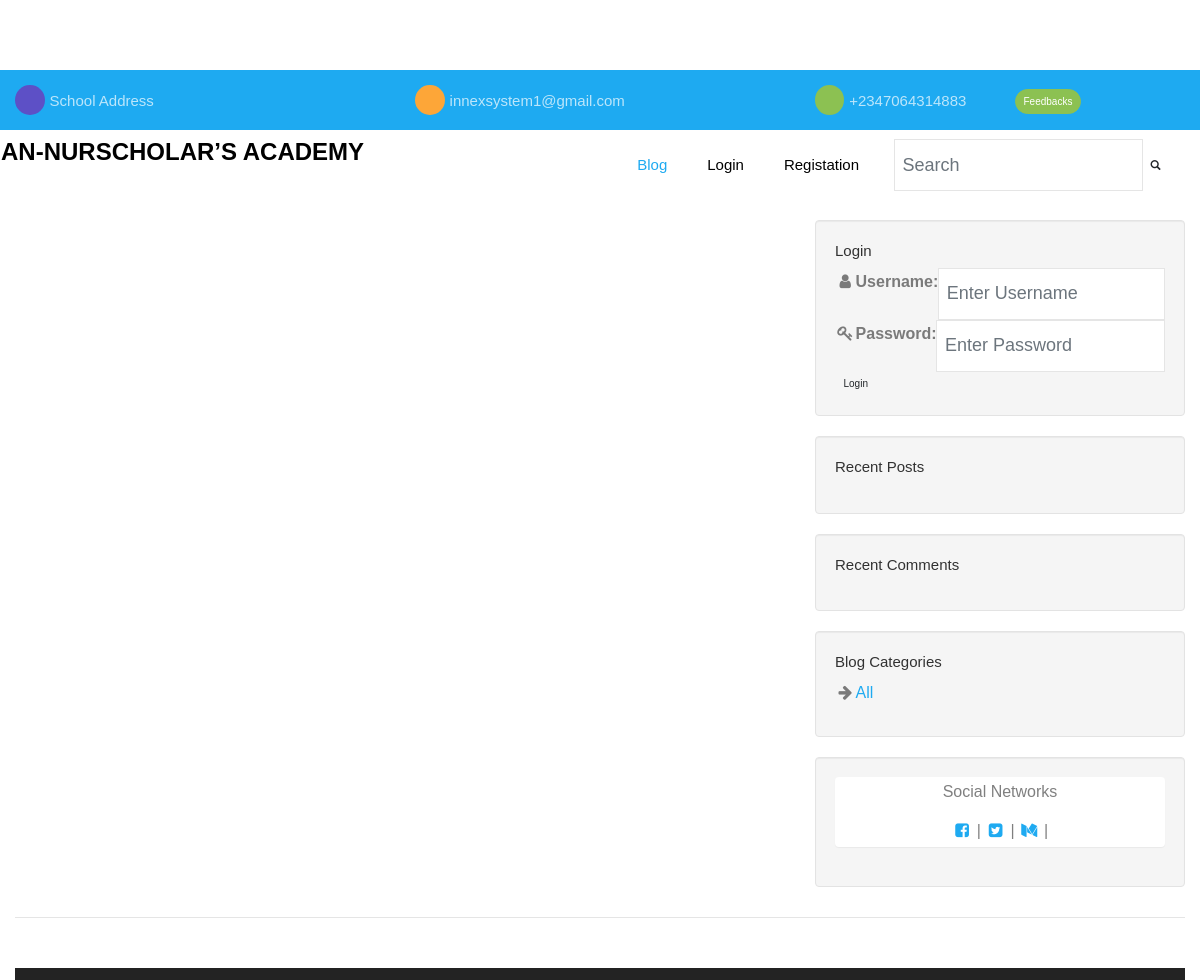
Before: /author_post.php?author=admin123 (upper part) with the older database file.
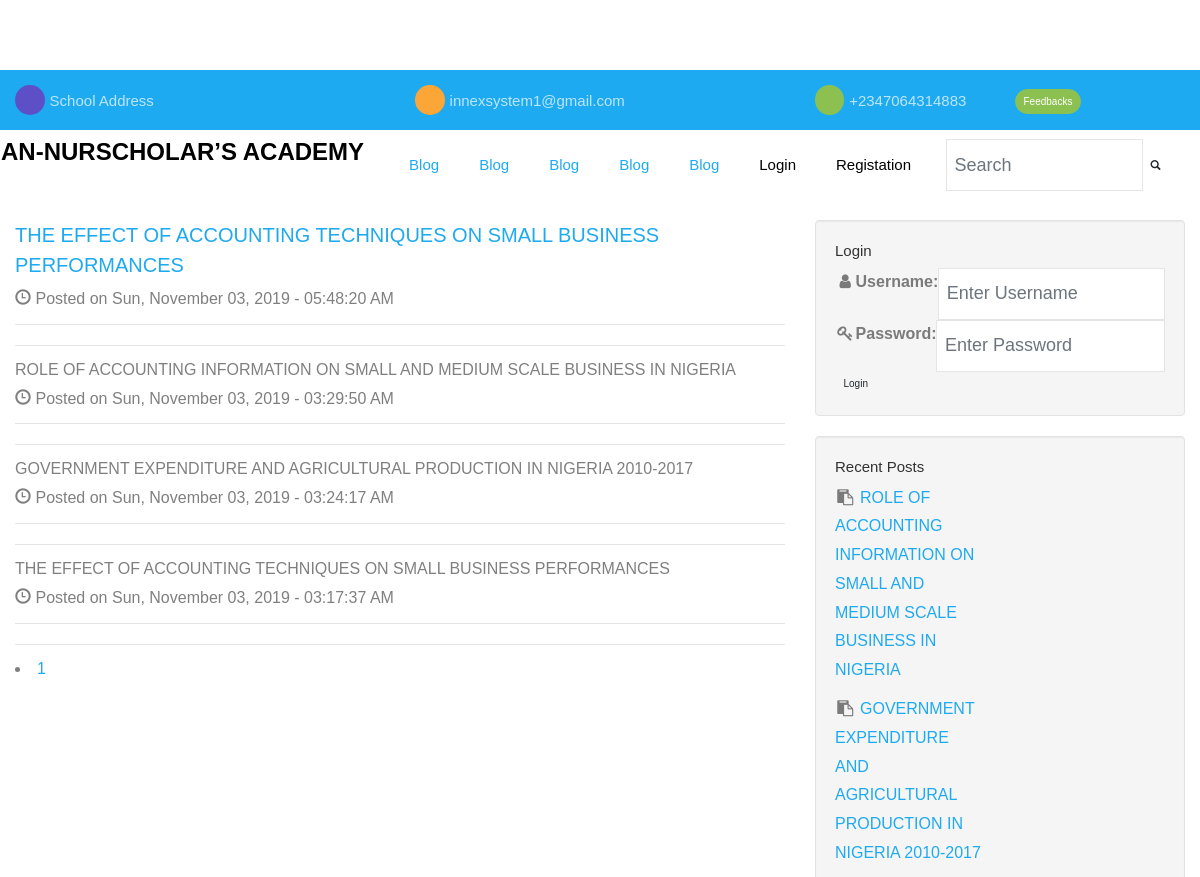
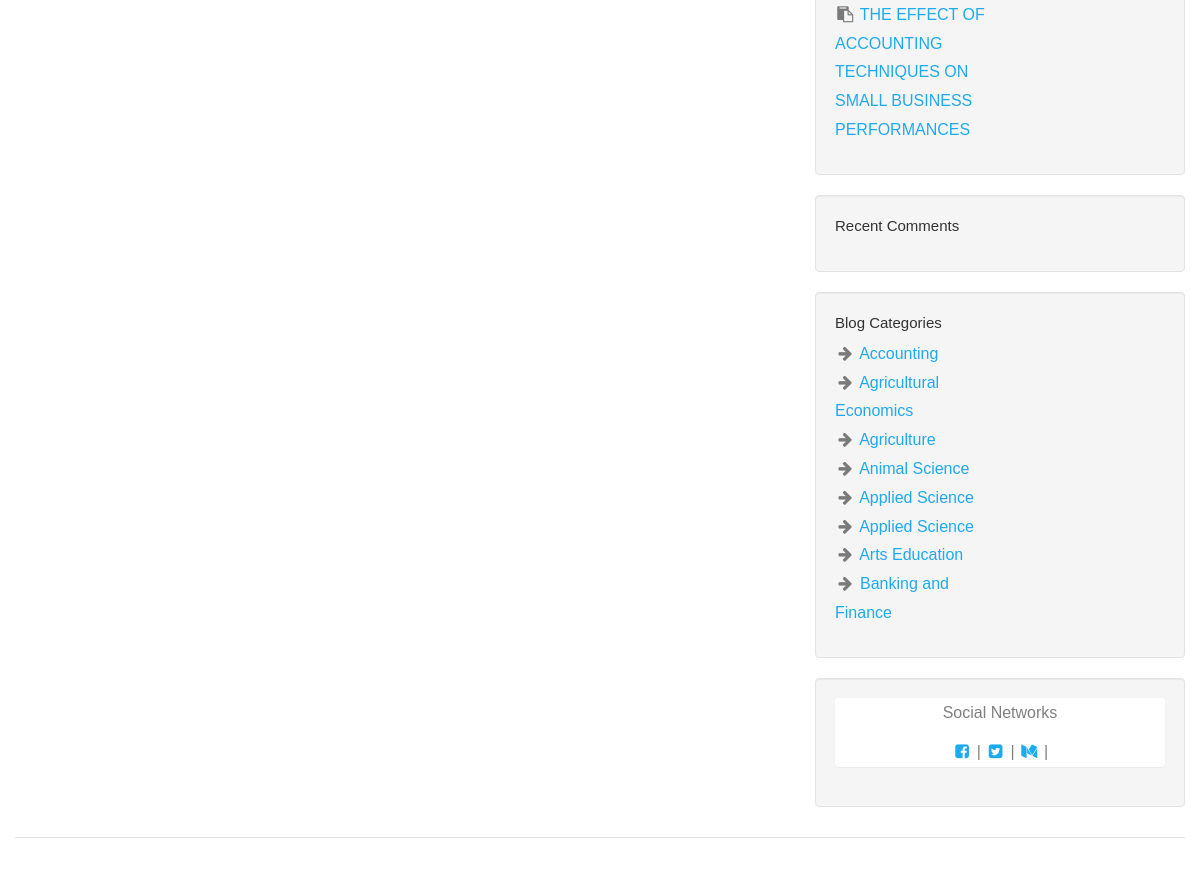
After: the same page with the newer database file (2 pictures, top to bottom).
### tables this page shows
CREATE TABLE `categories` (
  `cat_id` int(11) NOT NULL,
  `cat_title` varchar(255) NOT NULL,
  `cat_image` varchar(255) NOT NULL DEFAULT 'no_category.png'
);

CREATE TABLE `posts` (
  `post_id` int(3) NOT NULL,
  `post_category_id` int(3) NOT NULL,
  `post_title` varchar(255) NOT NULL,
  `post_author` varchar(55) NOT NULL,
  `post_date` varchar(70) NOT NULL,
  `post_image` text NOT NULL,
  `post_content` text NOT NULL,
  `post_tags` text NOT NULL,
  `post_comment_count` int(3) NOT NULL,
  `post_status` varchar(255) NOT NULL DEFAULT 'draft',
  `post_views_count` int(6) NOT NULL DEFAULT '0'
);

### author_post.php (the view, shortened to what the changed rows need)
<?php include "includes/header.php"; ?>
<?php include "includes/db.php"; ?>
<?php include "includes/navigation.php"; ?>
<div class="container">
    <div class="row">
        <div class="col-md-8">
            <?php
            $per_page = 5;
            if(isset($_GET['page'])){
                $page = $_GET['page'];
                } else {
                    $page = "";
                }
            if($page == "" || $page == 1){
                $page_1 = 0;
            } else {
                $page_1 = ($page * $per_page) - $per_page;
            }
            ?>
                <?php
            if(isset($_GET['author'])){
                $the_post_author = $_GET['author'];
            } else {
                $the_post_author = 'admin';
            }
            $post_query_count = "SELECT * FROM posts WHERE post_author = '{$the_post_author}' ";
            $find_count = mysqli_query($connection, $post_query_count);
            $count = mysqli_num_rows($find_count);
            $count = ceil($count / 5);
            $query = "SELECT * FROM posts WHERE post_author = '{$the_post_author}' ORDER BY post_id DESC LIMIT $page_1,$per_page ";
            $select_all_posts_query = mysqli_query($connection,$query);
            while($row = mysqli_fetch_assoc($select_all_posts_query)){
                $post_id = $row['post_id'];
                $post_title = $row['post_title'];
                $post_date = $row['post_date'];
                $post_content = substr($row['post_content'],0,100);
            ?>
                    <h2>
                        <a href="post.php?p_id=<?php echo $post_id; ?>">
                            <?php echo $post_title; ?> </a>
                    </h2>
                    <p><span class="glyphicon glyphicon-time"></span> Posted on
                        <?php echo $post_date; ?>
                    </p>
                    <hr>
                    <hr>
                    <p>
                        <?php echo $post_content; ?>
                    </p>
                    <hr>
                    <?php } ?>
                    <center>
                        <ul class="pagination pagination-lg">
                            <?php
                    for($i = 1; $i <= $count; $i++){
                        if($i == $page){
                            echo "<li class='active'><a href='author_post.php?page={$i}'>{$i}</a></li>";
                        } else {
                            echo "<li><a href='author_post.php?page={$i}'>{$i}</a></li>";
                        }
                    }
                    ?>
                        </ul>
                    </center>
        </div>
        <?php include "includes/sidebar.php"; ?>
    </div>
    <?php include "includes/footer.php"; ?>

### includes/navigation.php (shortened to what the changed rows need)
<nav class="navbar navbar-expand-lg navbar-dark bg-dark ftco_navbar ftco-navbar-light" role="navigation">
    <div class="container  d-flex align-items-center">
        <div class="collapse navbar-collapse" id="ftco-nav"">
            <ul class=" navbar-nav ml-auto">
            <?php
            $query = "SELECT * FROM categories ORDER BY cat_id DESC LIMIT 5";
            $select_all_categories_query = mysqli_query($connection, $query);
            while ($row = mysqli_fetch_assoc($select_all_categories_query)) {
                echo "<li class='nav-item active'><a href='blog.php' class='nav-link'>Blog</a></li>";
            }
            ?>
            </ul>
        </div>
    </div>
</nav>

### includes/sidebar.php (shortened to what the changed rows need)
<div class="col-md-4">
		<div class="well">
			<h4>Recent Posts</h4>
			<div class="row">
				<div class="col-lg-6">
					<ul class="list-unstyled">
						<?php
                    $query = "SELECT * FROM posts WHERE post_status = 'publish' ORDER BY post_id DESC LIMIT 5";
                    $select_recent_posts_query = mysqli_query($connection,$query);
                    while($row = mysqli_fetch_assoc($select_recent_posts_query)){
                        $post_id = $row['post_id'];
                        $post_title = $row['post_title'];
                        echo "<li><p><i class='fa fa-fw fa-clipboard'></i> <a href='post.php?p_id={$post_id}'>{$post_title}</a></p></li>";
                    }
                    ?>
					</ul>
				</div>
			</div>
		</div>
		<div class="well">
			<div class="row">
				<div class="col-lg-6">
					<ul class="list-unstyled">
						<?php
                    $query = "SELECT * FROM categories";
                    $select_all_categories_query = mysqli_query($connection,$query);
                    while($row = mysqli_fetch_assoc($select_all_categories_query)){
                        $cat_id = $row['cat_id'];
                        $cat_title = $row['cat_title'];
                        echo "<li><i class='fa fa-fw fa-arrow-right'></i><a href='category.php?category={$cat_id}'>{$cat_title}</a></li>";
                    }
                    ?>
					</ul>
				</div>
			</div>
		</div>
</div>

Changed rows visible on the page:
removed categories: cat_title "All"
added categories: cat_title "Banking and Finance"
added categories: cat_title "Arts Education"
added categories: cat_title "Applied Science"
added categories: cat_title "Applied Science"
added categories: cat_title "Animal Science"
added posts: post_title "THE EFFECT OF ACCOUNTING TECHNIQUES ON SMALL BUSINESS PERFORMANCES", post_date "Sun, November 03, 2019 - 05:48:20 AM"
added posts: post_title "ROLE OF ACCOUNTING INFORMATION ON SMALL AND MEDIUM SCALE BUSINESS IN NIGERIA", post_date "Sun, November 03, 2019 - 03:29:50 AM"
added posts: post_title "GOVERNMENT EXPENDITURE AND AGRICULTURAL PRODUCTION IN NIGERIA 2010-2017", post_date "Sun, November 03, 2019 - 03:24:17 AM"
added posts: post_title "THE EFFECT OF ACCOUNTING TECHNIQUES ON SMALL BUSINESS PERFORMANCES", post_date "Sun, November 03, 2019 - 03:17:37 AM"
added categories: cat_title "Accounting", shown under "Blog Categories"
added categories: cat_title "Agricultural Economics", shown under "Blog Categories"
added categories: cat_title "Agriculture", shown under "Blog Categories"
Other visible differences:
new list line: "1"
